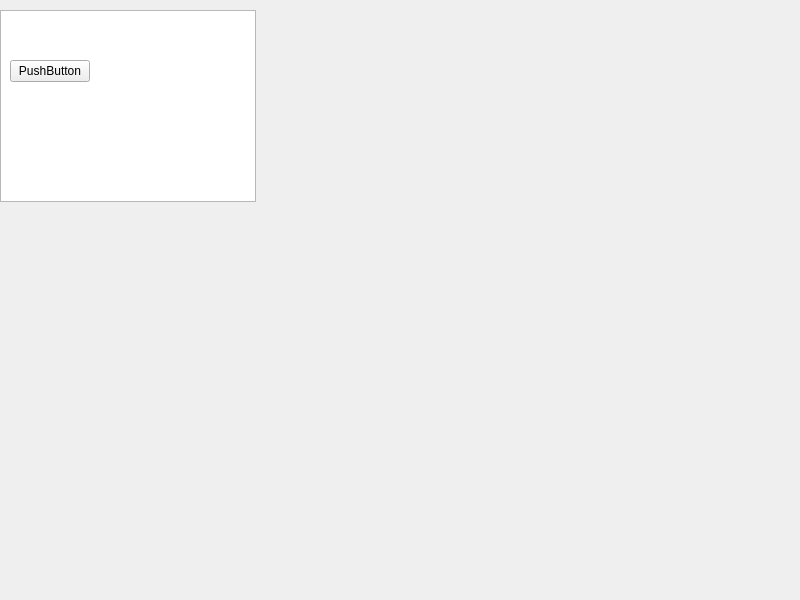
<?xml version="1.0" encoding="UTF-8"?>
<ui version="4.0">
 <class>widget</class>
 <widget class="QWidget" name="widget">
  <property name="geometry">
   <rect>
    <x>0</x>
    <y>0</y>
    <width>800</width>
    <height>600</height>
   </rect>
  </property>
  <property name="windowTitle">
   <string>widget</string>
  </property>
  <widget class="QGraphicsView" name="graphicsView">
   <property name="geometry">
    <rect>
     <x>0</x>
     <y>10</y>
     <width>256</width>
     <height>192</height>
    </rect>
   </property>
  </widget>
  <widget class="QPushButton" name="pushButton">
   <property name="geometry">
    <rect>
     <x>10</x>
     <y>60</y>
     <width>80</width>
     <height>22</height>
    </rect>
   </property>
   <property name="text">
    <string>PushButton</string>
   </property>
  </widget>
 </widget>
 <resources/>
 <connections/>
</ui>
